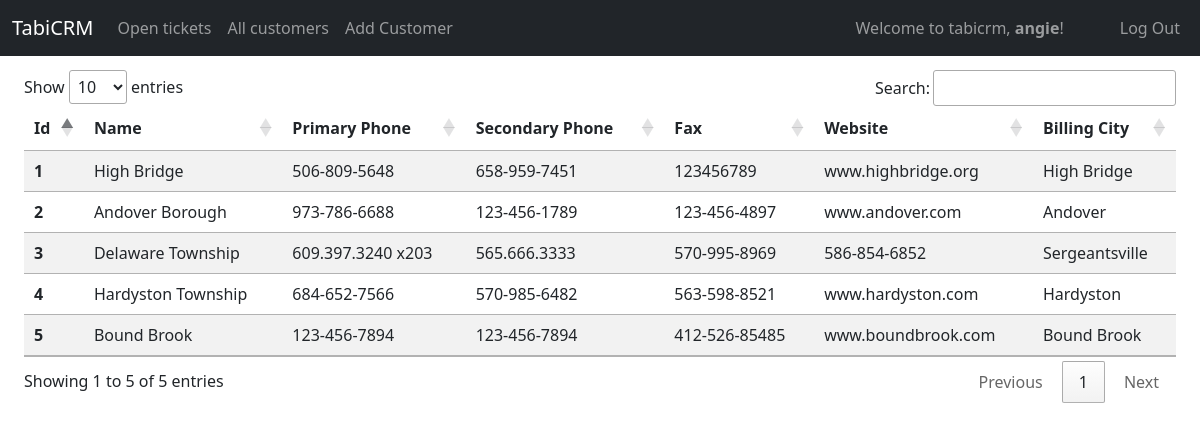
The page /all_customers (signed in) on the database as committed earlier.
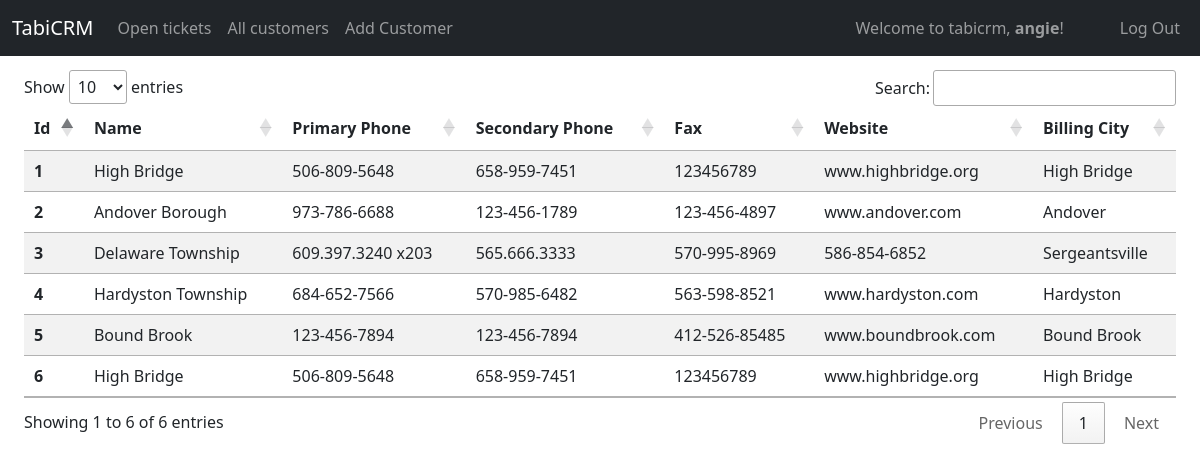
The same page on the database as committed later.
### tabicrm/models.py (models this page shows, shortened)
class Customer(models.Model):
    id = models.AutoField(primary_key=True)
    name = models.CharField(max_length=255)
    primary_phone = models.CharField(max_length=255)
    fax =  models.CharField(max_length=255, null=True, blank=True)
    secondary_phone =  models.CharField(max_length=64, null=True, blank=True)
    website = models.CharField(max_length=255, null=True, blank=True)
    notes = models.TextField(null=True, blank=True)
    billing_address_one = models.CharField(max_length=255, null=True, blank=True)
    billing_address_two = models.CharField(max_length=255, null=True, blank=True)
    billing_address_city = models.CharField(max_length=255, null=True, blank=True)
    billing_address_state = models.CharField(max_length=255, null=True, blank=True)
    billing_address_zip = models.CharField(max_length=255, null=True, blank=True)
    billing_address_country = models.CharField(max_length=255, null=True, blank=True)
    shipping_address_one = models.CharField(max_length=255, null=True, blank=True)
    shipping_address_two = models.CharField(max_length=255, null=True, blank=True)
    shipping_address_city = models.CharField(max_length=255, null=True, blank=True)
    shipping_address_state = models.CharField(max_length=255, null=True, blank=True)
    shipping_address_zip = models.CharField(max_length=255, null=True, blank=True)
    shipping_address_country = models.CharField(max_length=255, null=True, blank=True)

### tabicrm/views/customer.py (the view)
# urls.py: path("all_customers", views.all_customers, name="all_customers"),
@login_required
def all_customers(request):
    customers = Customer.objects.all()
    return render(request,"tabicrm/all_customers.html", {"customers": customers})

### tabicrm/templates/tabicrm/all_customers.html (shortened to what this page needs)
{% extends "tabicrm/layout.html" %}
{% load static %}
{% load humanize %}
{% block body %}
<div class="container-fluid">
    <table class="table table-striped table-responsive" id="customersTable">
        <thead class="thead-dark">
            <tr>
                <th scope="col">Id</th>
                <th scope="col">Name</th>
                <th scope="col">Primary Phone</th>
                <th scope="col">Secondary Phone</th>
                <th scope="col">Fax</th>
                <th scope="col">Website</th>
                <th scope="col">Billing City</th>
            </tr>
        </thead>
        <tbody>
            {% for customer in customers %}
            <tr class="select-customer" id="{{customer.id}}" onclick="viewClient('{{customer.id}}')">
                <th scope=" row">{{customer.id}}</th>
                <td>{{customer.name}}</td>
                <td>{{customer.primary_phone}}</td>
                <td>{{customer.secondary_phone}}</td>
                <td>{{customer.fax}}</td>
                <td>{{customer.website}}</td>
                <td>{{customer.billing_address_city}}</td>
            </tr>
            {% endfor%}
        </tbody>
    </table>
</div>
{% endblock %}

Rows that differ between the two databases and show on the page:
added Customer: id "6", name "High Bridge", primary_phone "506-809-5648", secondary_phone "658-959-7451", fax "123456789", website "www.highbridge.org", billing_address_city "High Bridge"
Other text that changed with them:
text written by a page script: "Show entries Search: Showing 1 to 5 of 5 entries Previous 1 Next" → "Show entries Search: Showing 1 to 6 of 6 entries Previous 1 Next"
